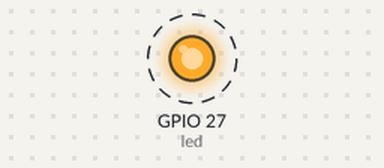
Simulated run of this program. Board: ESP32 board running MicroPython. Parts: output pins drawn as LEDs (lit = HIGH). Dashed ring = blinking.

Above: at 0.2 s.
Timing chart, 0 to 3.0 s (numbered marks = the images above):
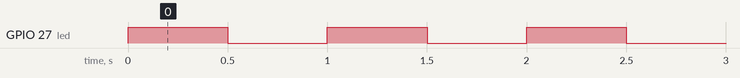

Measured:
- by itself, GPIO 27 (led): alternates HIGH for 0.50 s and LOW for 0.50 s

The program:

testLED.py
```python
#The LED will be blinking if plugged in correct

#Insert LED-pin here:
ledPin = 27

import machine
import time
led = machine.Pin(ledPin, machine.Pin.OUT)
while True:
    led.value(1)
    time.sleep(0.5)
    led.value(0)
    time.sleep(0.5)
```
